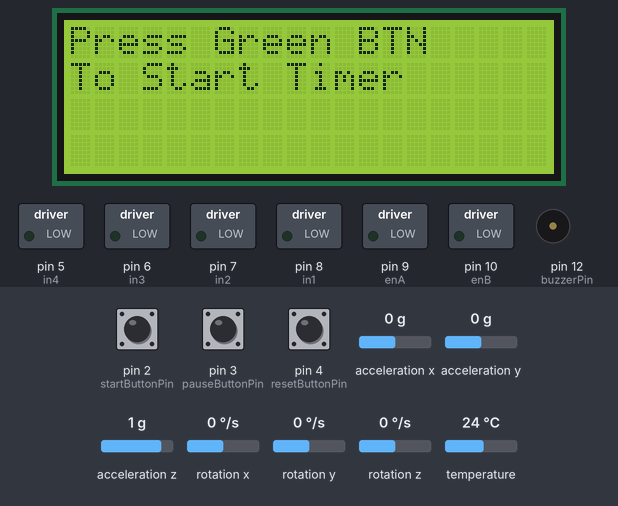
Bench run of a sketch on a simulated Arduino Uno, built with avr-gcc and run on an emulated ATmega328P. Parts: 20×4 character LCD, switched loads named in the sketch (green lamp = pin HIGH), buzzer (waves = sounding). The inputs (shaded band) are chosen by the test bench; at power-on: pin 2 (startButtonPin) LOW, pin 3 (pauseButtonPin) LOW, acceleration z 1 g, pin 4 (resetButtonPin) LOW, acceleration x 0 g, acceleration y 0 g, rotation x 0 °/s, rotation y 0 °/s, rotation z 0 °/s, temperature 24 °C. What the sketch prints to the serial monitor is not drawn.

Above: at 2.3 s.
2.4 s: pin 2 (startButtonPin) pulled HIGH for 0.15 s
At 5.3 s:
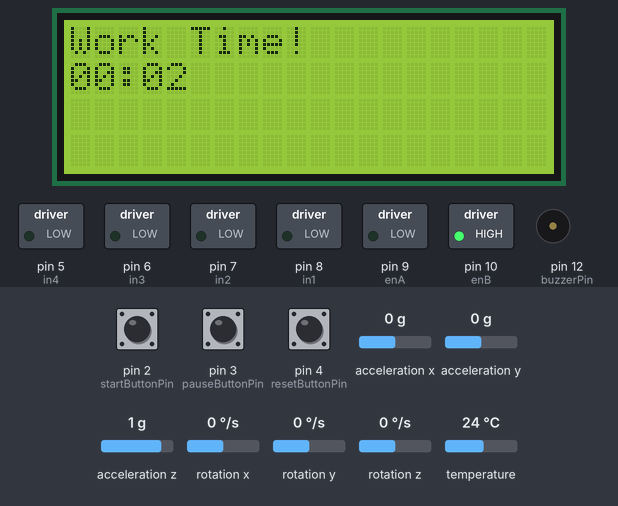
5.5 s: pin 3 (pauseButtonPin) pulled HIGH for 0.15 s
At 6.1 s:
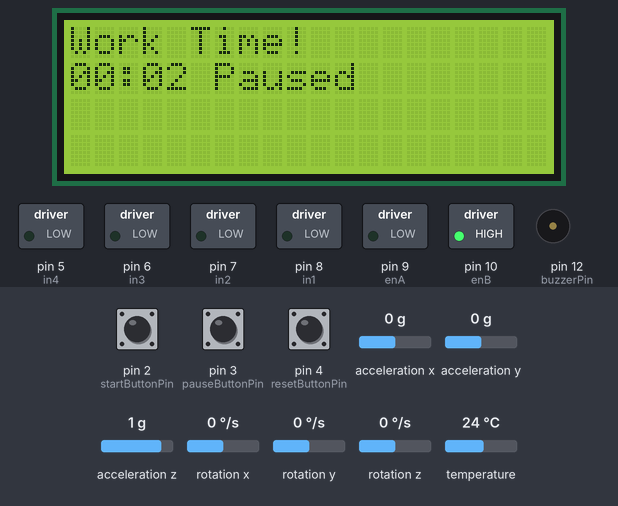
7.1 s: pin 2 (startButtonPin) pulled HIGH for 1 s
At 8.0 s:
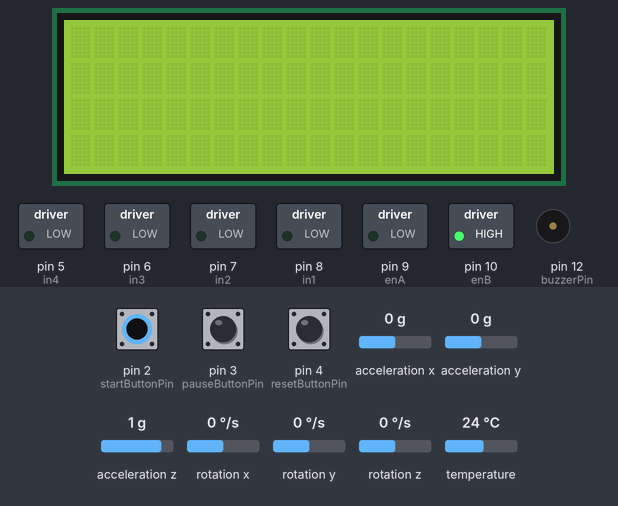
9.6 s: acceleration z set to -1.4 g
At 11.0 s:
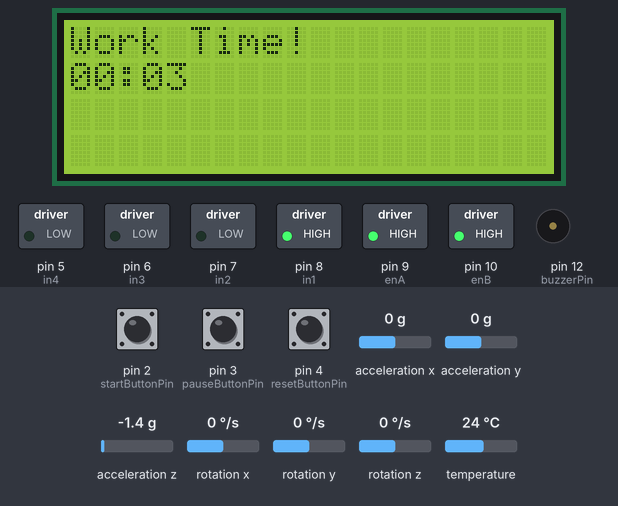
12.6 s: pin 3 (pauseButtonPin) pulled HIGH for 1 s
At 13.4 s:
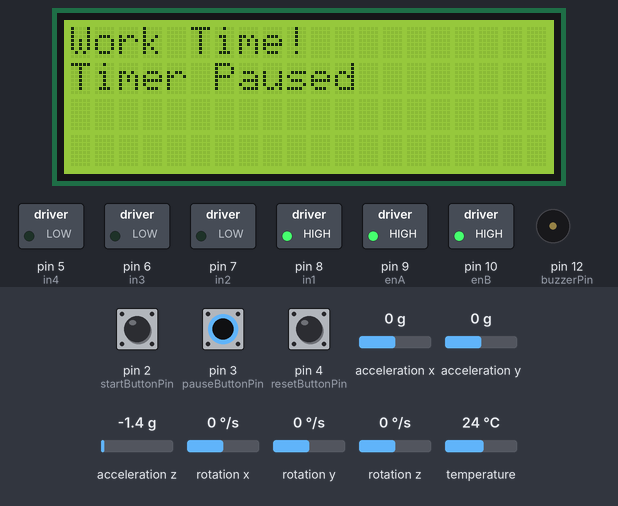
15.1 s: pin 4 (resetButtonPin) pulled HIGH for 0.15 s
At 16.6 s:
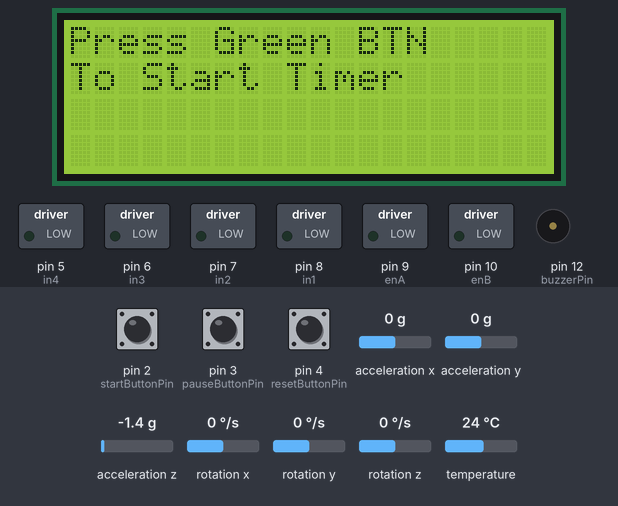
Timing chart, 0 to 17.7 s (numbered marks = the images above; inputs shaded):
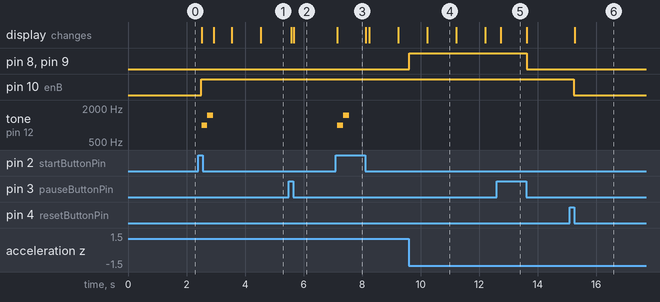

Measured:
- after the input at 2.4 s, pin 10 (enB): LOW → HIGH after 0.11 s; tone on pin 12 (buzzerPin): silent → 1000 Hz after 0.11 s, → 1500 Hz 0.20 s later, → silent 0.20 s later; the display: first changes after 0.11 s (image 1 shows a later state)
- after the input at 5.5 s, the display: first changes after 0.08 s (image 2 shows a later state)
- after the input at 7.1 s, tone on pin 12 (buzzerPin): silent → 1000 Hz after 0.06 s, → 1500 Hz 0.20 s later, → silent 0.20 s later; the display: changes after 0.06 s (image 3)
- after the input at 9.6 s, pin 8 (in1), pin 9 (enA): LOW → HIGH at once
- after the input at 12.6 s, pin 8 (in1), pin 9 (enA): HIGH → LOW after 1.0 s; the display: changes after 0.14 s (image 5)
- after the input at 15.1 s, pin 10 (enB): HIGH → LOW after 0.13 s; the display: changes after 0.16 s (image 6)
- what the display in image 4 shows lasts 1.0 s, from 10.2 s to 11.2 s

The sketch:

A3.ino
```cpp
#include <Adafruit_MPU6050.h>
#include <Adafruit_Sensor.h>
#include <Wire.h>
#include <LiquidCrystal_I2C.h>

// Initialize the LCD and MPU6050
LiquidCrystal_I2C lcd(0x27, 20, 4);
Adafruit_MPU6050 mpu;
char timerStr[16]; // Buffer for the timer string

// Buzzer Pin
int buzzerPin = 12;

// Motor control pins
int enB = 10;
int enA = 9;
int in1 = 8;
int in2 = 7;
int in3 = 6;
int in4 = 5;

// Button setup
int startButtonPin = 2;
int pauseButtonPin = 3;
int resetButtonPin = 4;

// Timer variables
unsigned long startTime = 0;
unsigned long elapsedTime = 0;
bool timerRunning = false;
bool timerPaused = false;

// Store initial Z-axis acceleration
float initialZ = 0;

bool pomodoroBreak = false;

void setup(void)
{
    Serial.begin(9600);
    while (!Serial)
        delay(10); // wait for serial port to connect. Needed for native USB

    lcd.init(); // initialize the lcd
    lcd.init();
    lcd.backlight(); // Turn on the backlight

    pinMode(buzzerPin, OUTPUT);

    // Display starting text
    lcd.setCursor(0, 0);
    lcd.print("Press Green BTN");
    lcd.setCursor(0, 1);
    lcd.print("To Start Timer");

    // Set solenoid pin to output
    pinMode(10, OUTPUT);

    // Set motor pins as outputs
    pinMode(enA, OUTPUT);
    pinMode(in1, OUTPUT);
    pinMode(in2, OUTPUT);
    pinMode(enB, OUTPUT);
    pinMode(in3, OUTPUT);
    pinMode(in4, OUTPUT);

    // Setup the button pins with internal pull-up resistors
    pinMode(startButtonPin, INPUT);
    pinMode(pauseButtonPin, INPUT);
    pinMode(resetButtonPin, INPUT);

    // Initialize the MPU6050
    if (!mpu.begin())
    {
        Serial.println("Failed to find MPU6050 chip");
        while (1)
        {
            delay(10);
        }
    }

    // Configure the MPU6050
    mpu.setAccelerometerRange(MPU6050_RANGE_8_G);
    mpu.setGyroRange(MPU6050_RANGE_500_DEG);
    mpu.setFilterBandwidth(MPU6050_BAND_21_HZ);

    delay(1000); // Let sensor stabilize

    // Get an initial reading from the MPU6050
    sensors_event_t a, g, temp;
    mpu.getEvent(&a, &g, &temp);
    initialZ = a.acceleration.z;

    Serial.println("MPU6050 configuration done.");
}

void controlMotor()
{
    if (timerRunning && !timerPaused)
    { // Check if the timer is running and not paused
        sensors_event_t a, g, temp;
        mpu.getEvent(&a, &g, &temp);
        float deltaZ = a.acceleration.z - initialZ; // Calculate the change in Z-axis acceleration
        float movementThreshold = 0.2;              // Define a threshold for movement

        // If the change in Z-axis acceleration exceeds the threshold, turn the motor on
        if (abs(deltaZ) > movementThreshold)
        {
            digitalWrite(in1, HIGH);
            digitalWrite(in2, LOW);
            analogWrite(enA, 255); // Run motor at full speed
        }
        else
        {
            // Otherwise, stop the motor
            digitalWrite(in1, LOW);
            digitalWrite(in2, LOW);
            analogWrite(enA, 0); // Stop the motor
        }
    }
    else
    {
        // If the timer is not running or paused, ensure the motor is off
        digitalWrite(in1, LOW);
        digitalWrite(in2, LOW);
        analogWrite(enA, 0); // Stop the motor
    }
}

void loop()
{
    checkButtons();
    updateTimer();
    updateDisplay();
    controlMotor();
    delay(100); // Loop delay for stability
}

void checkButtons()
{
    // Check if the start button is pressed (active high)
    if (digitalRead(startButtonPin) == HIGH)
    {
        delay(50); // Debounce delay
        if (digitalRead(startButtonPin) == HIGH)
        {
            Serial.println("Start button pressed");
            analogWrite(enB, 255); // Close solenoid valve
            startTimer();
            while (digitalRead(startButtonPin) == HIGH)
                ; // Wait for button release
        }
    }

    // Check if the pause button is pressed (active high)
    if (digitalRead(pauseButtonPin) == HIGH)
    {
        delay(50); // Debounce delay
        if (digitalRead(pauseButtonPin) == HIGH)
        {
            Serial.println("Pause button pressed");
            pauseTimer();
            while (digitalRead(pauseButtonPin) == HIGH)
                ; // Wait for button release
        }
    }

    // Check if the reset button is pressed (active high)
    if (digitalRead(resetButtonPin) == HIGH)
    {
        delay(50); // Debounce delay
        if (digitalRead(resetButtonPin) == HIGH)
        {
            analogWrite(enB, 0); // Open solenoid valve
            Serial.println("Reset button pressed");
            resetTimer();
            while (digitalRead(resetButtonPin) == HIGH)
                ; // Wait for button release
        }
    }
}

void startTimer()
{
    lcd.clear(); // Clear the display when starting the timer
    startTime = millis();
    timerRunning = true;
    timerPaused = false;
    playStartSound(); // Play the start sound
}

void pauseTimer()
{
    if (timerRunning)
    {
        timerPaused = !timerPaused;
        if (timerPaused)
        {
            lcd.setCursor(0, 1);
            lcd.print("Timer Paused  ");
        }
        else
        {
            lcd.setCursor(0, 1);
            lcd.print("               ");
        }
    }
}

void playStartSound()
{
    tone(buzzerPin, 1000, 200);
    delay(200);
    tone(buzzerPin, 1500, 200);
    delay(200);
}

void playBreakChime()
{
    tone(buzzerPin, 1000, 500);
    delay(500);
    tone(buzzerPin, 1500, 500);
    delay(500);
    tone(buzzerPin, 2000, 1000);
    delay(1000);
}

void updateTimer()
{
    if (timerRunning && !timerPaused)
    {
        elapsedTime = millis() - startTime;

        // Check if the work session has ended (25 minutes)
        if (elapsedTime >= 25 * 60 * 1000 && !pomodoroBreak)
        {
            pomodoroBreak = true;
            startTime = millis(); // Reset the start time for the break session
            elapsedTime = 0;
            lcd.clear();
            lcd.setCursor(0, 0);
            lcd.print("Break Time!");
            playBreakChime();
        }
        // Check if the break session has ended (5 minutes)
        else if (elapsedTime >= 5 * 60 * 1000 && pomodoroBreak)
        {
            pomodoroBreak = false;
            startTime = millis(); // Reset the start time for the next work session
            elapsedTime = 0;
            lcd.clear();
            lcd.setCursor(0, 0);
            lcd.print("Work Time!");
        }
    }
    else if (timerRunning && timerPaused)
    {
        // Timer is paused, so we need to adjust the start time
        startTime = millis() - elapsedTime;
    }
}

void resetTimer()
{
    timerRunning = false;
    timerPaused = false;
    pomodoroBreak = false;
    elapsedTime = 0;

    // Stop the motor
    digitalWrite(in1, LOW);
    digitalWrite(in2, LOW);
    analogWrite(enA, 0);

    // Reset the Z-axis of the MPU6050
    sensors_event_t a, g, temp;
    mpu.getEvent(&a, &g, &temp);
    initialZ = a.acceleration.z;

    // Display starting text when resetting the timer
    lcd.clear();
    lcd.setCursor(0, 0);
    lcd.print("Press Green BTN ");
    lcd.setCursor(0, 1);
    lcd.print("To Start Timer");
}

void updateDisplay()
{
    if (timerRunning)
    {
        lcd.setCursor(0, 0);
        if (pomodoroBreak)
        {
            lcd.print("Break Time!     ");
        }
        else
        {
            lcd.print("Work Time!      ");
        }

        int minutes = (elapsedTime / 1000) / 60;
        int seconds = (elapsedTime / 1000) % 60;

        sprintf(timerStr, "%02d:%02d", minutes, seconds);
        lcd.setCursor(0, 1);
        lcd.print(timerStr);
    }
}
```
